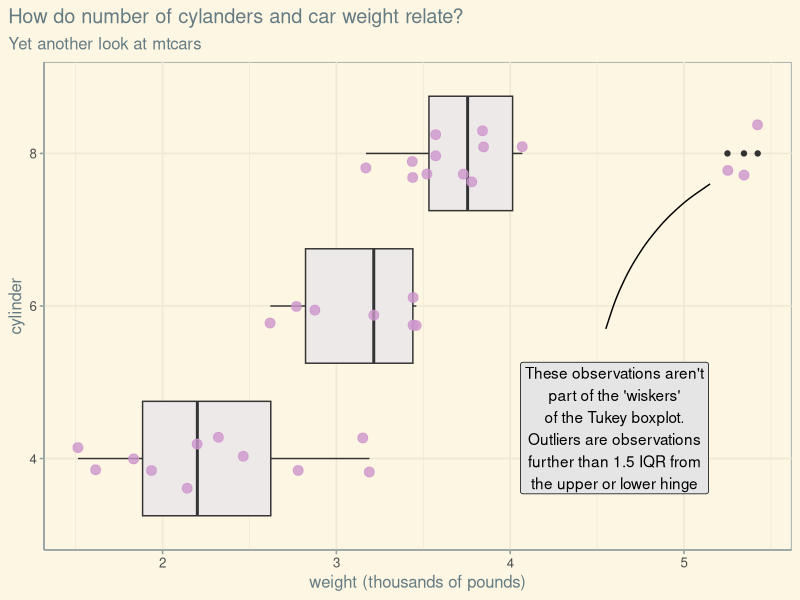

R code for this plot:
set.seed(12345)
library(tidyverse)
mtcars %>% 
  rownames_to_column(var = "car_name") %>% 
  ggplot() +
  aes(x = wt) +
  aes(y = factor(cyl)) +
  ggthemes::theme_solarized() +
  geom_boxplot(fill = "snow2") +
  geom_jitter(height = .2,
              alpha = .8,
              color = "plum3",
              size = 3) +
  labs(title = "How do number of cylanders and car weight relate?") +
  labs(subtitle = "Yet another look at mtcars") +
  labs(y = "cylinder") + 
  labs(x = "weight (thousands of pounds)") +
  theme(plot.title.position = "plot") +
  geom_label(data = tibble(x = 1), # one row dataframe
             fill = "grey90",
             x = 4.6, 
             y = 1.2, # cylinder is a factor w 3 levels
             label = "These observations aren't part of the 'wiskers' of the Tukey boxplot. Outliers are observations further than 1.5 IQR from the upper or lower hinge" %>% 
               str_wrap(25)) +
  geom_curve(data = tibble(x = 1),
             curvature = -.2,
             angle = 80,
             x = 4.55, xend = 5.15,
             y = 1.85, yend = 2.8,
             )
